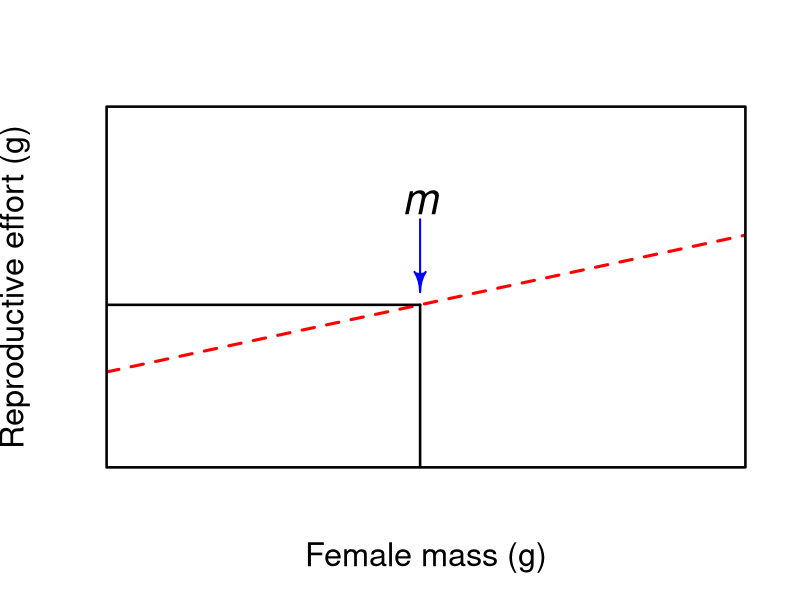

Recreate this plot in R.
## ---- chunk 1

library(shape)

x <- rnorm(100, 5, 2)
y <- rnorm(100, 2, 1)

par(bg='transparent', cex.lab = 1.5, cex = 1.3)

plot(y ~ x, axes=FALSE, type = 'n', xlab = 'Female mass (g)', ylab = 'Reproductive effort (g)', pch = 16, col = 'black')
abline(a = 0.2, b = 0.2, lwd = 3, lty = 2, col = 'red')
segments(5, -2, 5, 1.2, lwd = 2.5)
segments(5, 1.2, -2, 1.2, lwd = 2.5)
Arrows(5, 2.7, 5, 1.6, lwd = 2, col = 'blue')
text(x = 5, y = 3, substitute(paste(italic('m'))), cex = 2)
box(lwd = 2.5)

